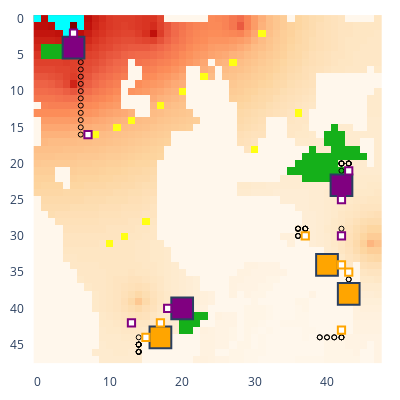

Source (notebook cell):
### Code cell
myenv.run_to_step(132)
myenv.show()

### Figure 1 — Plotly figure (JSON) as saved in the notebook; plotly's stock layout.template omitted (floating-point values rounded to 4 significant figures; data arrays with more than 128 entries replaced by an {"elided": "..."} marker saying what was removed)
{"data": [{"colorscale": [[0, "rgb(255,247,236)"], [0.125, "rgb(254,232,200)"], [0.25, "rgb(253,212,158)"], [0.375, "rgb(253,187,132)"], [0.5, "rgb(252,141,89)"], [0.625, "rgb(239,101,72)"], [0.75, "rgb(215,48,31)"], [0.875, "rgb(179,0,0)"], [1, "rgb(127,0,0)"]], "name": "Rubble", "showscale": false, "type": "heatmap", "uid": "133_Rubble", "z": {"elided": "48x48 int values"}}, {"colorscale": [[0, "#00ffff"], [1, "#00ffff"]], "hoverinfo": "skip", "name": "Ice", "showscale": false, "type": "heatmap", "uid": "133_Ice", "z": {"elided": "48x48 int values"}}, {"colorscale": [[0, "#ffff14"], [1, "#ffff14"]], "hoverinfo": "skip", "name": "Ore", "showscale": false, "type": "heatmap", "uid": "133_Ore", "z": {"elided": "48x48 int values"}}, {"colorscale": [[0, "#15b01a"], [1, "#15b01a"]], "hoverinfo": "skip", "name": "Lichen", "showscale": false, "type": "heatmap", "uid": "133_Lichen", "z": {"elided": "48x48 int values"}}, {"customdata": [["factory_0", "player_0", 1813, 280, 4, 226, 48]], "hovertemplate": "%{customdata[0]} %{customdata[1]}<br>Power: %{customdata[2]}<br>Ice: %{customdata[3]}<br>Ore: %{customdata[4]}<br>Water: %{customdata[5]}<br>Metal: %{customdata[6]}<br><extra></extra>", "name": "factory_0", "showscale": false, "type": "heatmap", "uid": "133_factory_0", "x": [42], "y": [23], "z": [0]}, {"customdata": [["factory_2", "player_0", 1951, 0, 3, 197, 37]], "hovertemplate": "%{customdata[0]} %{customdata[1]}<br>Power: %{customdata[2]}<br>Ice: %{customdata[3]}<br>Ore: %{customdata[4]}<br>Water: %{customdata[5]}<br>Metal: %{customdata[6]}<br><extra></extra>", "name": "factory_2", "showscale": false, "type": "heatmap", "uid": "133_factory_2", "x": [20], "y": [40], "z": [2]}, {"customdata": [["factory_4", "player_0", 504, 0, 2, 371, 40]], "hovertemplate": "%{customdata[0]} %{customdata[1]}<br>Power: %{customdata[2]}<br>Ice: %{customdata[3]}<br>Ore: %{customdata[4]}<br>Water: %{customdata[5]}<br>Metal: %{customdata[6]}<br><extra></extra>", "name": "factory_4", "showscale": false, "type": "heatmap", "uid": "133_factory_4", "x": [5], "y": [4], "z": [4]}, {"customdata": [["factory_1", "player_1", 1500, 0, 0, 447, 30]], "hovertemplate": "%{customdata[0]} %{customdata[1]}<br>Power: %{customdata[2]}<br>Ice: %{customdata[3]}<br>Ore: %{customdata[4]}<br>Water: %{customdata[5]}<br>Metal: %{customdata[6]}<br><extra></extra>", "name": "factory_1", "showscale": false, "type": "heatmap", "uid": "133_factory_1", "x": [40], "y": [34], "z": [1]}, {"customdata": [["factory_3", "player_1", 1523, 0, 0, 447, 40]], "hovertemplate": "%{customdata[0]} %{customdata[1]}<br>Power: %{customdata[2]}<br>Ice: %{customdata[3]}<br>Ore: %{customdata[4]}<br>Water: %{customdata[5]}<br>Metal: %{customdata[6]}<br><extra></extra>", "name": "factory_3", "showscale": false, "type": "heatmap", "uid": "133_factory_3", "x": [17], "y": [44], "z": [3]}, {"customdata": [["factory_5", "player_1", 1746, 0, 0, 392, 20]], "hovertemplate": "%{customdata[0]} %{customdata[1]}<br>Power: %{customdata[2]}<br>Ice: %{customdata[3]}<br>Ore: %{customdata[4]}<br>Water: %{customdata[5]}<br>Metal: %{customdata[6]}<br><extra></extra>", "name": "factory_5", "showscale": false, "type": "heatmap", "uid": "133_factory_5", "x": [43], "y": [38], "z": [5]}, {"customdata": [["unit_6", "player_0", "HEAVY", [42, 25], 1268, 20, 0, 0, 0]], "hovertemplate": "%{customdata[0]} %{customdata[1]}<br>Type: %{customdata[2]}<br>Pos: %{customdata[3]}<br>Power: %{customdata[4]}<br>Ice: %{customdata[5]}<br>Ore: %{customdata[6]}<br>Water: %{customdata[7]}<br>Metal: %{customdata[8]}<br><extra></extra>", "name": "unit_6", "showscale": false, "type": "heatmap", "uid": "133_unit_6", "x": [42], "y": [25], "z": [6]}, {"hoverinfo": "skip", "marker": {"color": "black", "size": 5, "symbol": "circle-open"}, "mode": "markers", "name": "path", "showlegend": false, "type": "scatter", "uid": "133_path", "x": [42, 42, 42, 42, 42, 42, 42, 42, 42, 42, 42, 42, 42, 42, 42, 42, 42, 42, 42], "y": [25, 25, 25, 25, 25, 25, 25, 25, 25, 25, 25, 25, 25, 25, 25, 25, 25, 24, 24]}, {"customdata": [["unit_7", "player_0", "HEAVY", [18, 40], 134, 720, 0, 0, 0]], "hovertemplate": "%{customdata[0]} %{customdata[1]}<br>Type: %{customdata[2]}<br>Pos: %{customdata[3]}<br>Power: %{customdata[4]}<br>Ice: %{customdata[5]}<br>Ore: %{customdata[6]}<br>Water: %{customdata[7]}<br>Metal: %{customdata[8]}<br><extra></extra>", "name": "unit_7", "showscale": false, "type": "heatmap", "uid": "133_unit_7", "x": [18], "y": [40], "z": [7]}, {"hoverinfo": "skip", "marker": {"color": "black", "size": 5, "symbol": "circle-open"}, "mode": "markers", "name": "path", "showlegend": false, "type": "scatter", "uid": "133_path", "x": [18, 19, 19, 19, 18, 18, 18, 18, 18, 18, 18, 18, 18, 18, 18, 18, 18, 18, 18], "y": [40, 40, 40, 40, 40, 40, 40, 40, 40, 40, 40, 40, 40, 40, 40, 40, 40, 40, 40]}, {"customdata": [["unit_8", "player_0", "HEAVY", [5, 2], 1419, 140, 0, 0, 0]], "hovertemplate": "%{customdata[0]} %{customdata[1]}<br>Type: %{customdata[2]}<br>Pos: %{customdata[3]}<br>Power: %{customdata[4]}<br>Ice: %{customdata[5]}<br>Ore: %{customdata[6]}<br>Water: %{customdata[7]}<br>Metal: %{customdata[8]}<br><extra></extra>", "name": "unit_8", "showscale": false, "type": "heatmap", "uid": "133_unit_8", "x": [5], "y": [2], "z": [8]}, {"hoverinfo": "skip", "marker": {"color": "black", "size": 5, "symbol": "circle-open"}, "mode": "markers", "name": "path", "showlegend": false, "type": "scatter", "uid": "133_path", "x": [5, 5, 5, 5, 5, 5, 5, 5, 5, 5, 5, 5, 5, 5, 5, 5, 5, 5, 5], "y": [2, 2, 2, 2, 2, 2, 2, 2, 2, 2, 2, 2, 2, 2, 2, 2, 2, 2, 2]}, {"customdata": [["unit_17", "player_0", "LIGHT", [42, 30], 101, 0, 22, 0, 0]], "hovertemplate": "%{customdata[0]} %{customdata[1]}<br>Type: %{customdata[2]}<br>Pos: %{customdata[3]}<br>Power: %{customdata[4]}<br>Ice: %{customdata[5]}<br>Ore: %{customdata[6]}<br>Water: %{customdata[7]}<br>Metal: %{customdata[8]}<br><extra></extra>", "name": "unit_17", "showscale": false, "type": "heatmap", "uid": "133_unit_17", "x": [42], "y": [30], "z": [17]}, {"hoverinfo": "skip", "marker": {"color": "black", "size": 5, "symbol": "circle-open"}, "mode": "markers", "name": "path", "showlegend": false, "type": "scatter", "uid": "133_path", "x": [42, 42, 42, 42, 42, 42, 42, 42, 42, 42, 42, 42, 42, 42, 42, 42, 42, 42, 42], "y": [30, 30, 30, 30, 30, 30, 30, 30, 30, 30, 30, 30, 30, 30, 30, 30, 30, 30, 29]}, {"customdata": [["unit_19", "player_0", "LIGHT", [7, 16], 91, 0, 14, 0, 0]], "hovertemplate": "%{customdata[0]} %{customdata[1]}<br>Type: %{customdata[2]}<br>Pos: %{customdata[3]}<br>Power: %{customdata[4]}<br>Ice: %{customdata[5]}<br>Ore: %{customdata[6]}<br>Water: %{customdata[7]}<br>Metal: %{customdata[8]}<br><extra></extra>", "name": "unit_19", "showscale": false, "type": "heatmap", "uid": "133_unit_19", "x": [7], "y": [16], "z": [19]}, {"hoverinfo": "skip", "marker": {"color": "black", "size": 5, "symbol": "circle-open"}, "mode": "markers", "name": "path", "showlegend": false, "type": "scatter", "uid": "133_path", "x": [7, 7, 7, 6, 6, 6, 6, 6, 6, 6, 6, 6, 6, 6, 6, 6], "y": [16, 16, 16, 16, 15, 14, 13, 12, 11, 10, 9, 8, 7, 6, 5, 5]}, {"customdata": [["unit_21", "player_0", "LIGHT", [13, 42], 126, 0, 4, 0, 0]], "hovertemplate": "%{customdata[0]} %{customdata[1]}<br>Type: %{customdata[2]}<br>Pos: %{customdata[3]}<br>Power: %{customdata[4]}<br>Ice: %{customdata[5]}<br>Ore: %{customdata[6]}<br>Water: %{customdata[7]}<br>Metal: %{customdata[8]}<br><extra></extra>", "name": "unit_21", "showscale": false, "type": "heatmap", "uid": "133_unit_21", "x": [13], "y": [42], "z": [21]}, {"hoverinfo": "skip", "marker": {"color": "black", "size": 5, "symbol": "circle-open"}, "mode": "markers", "name": "path", "showlegend": false, "type": "scatter", "uid": "133_path", "x": [13, 13, 13, 13, 13, 13, 13, 13, 13, 13, 13, 13, 13, 13, 13, 13, 13, 13, 13], "y": [42, 42, 42, 42, 42, 42, 42, 42, 42, 42, 42, 42, 42, 42, 42, 42, 42, 42, 42]}, {"customdata": [["unit_22", "player_0", "LIGHT", [43, 21], 115, 0, 0, 0, 0]], "hovertemplate": "%{customdata[0]} %{customdata[1]}<br>Type: %{customdata[2]}<br>Pos: %{customdata[3]}<br>Power: %{customdata[4]}<br>Ice: %{customdata[5]}<br>Ore: %{customdata[6]}<br>Water: %{customdata[7]}<br>Metal: %{customdata[8]}<br><extra></extra>", "name": "unit_22", "showscale": false, "type": "heatmap", "uid": "133_unit_22", "x": [43], "y": [21], "z": [22]}, {"hoverinfo": "skip", "marker": {"color": "black", "size": 5, "symbol": "circle-open"}, "mode": "markers", "name": "path", "showlegend": false, "type": "scatter", "uid": "133_path", "x": [43, 43, 43, 43, 43, 43, 43, 43, 42, 42, 42, 42, 42, 42, 42, 42], "y": [21, 21, 20, 20, 20, 20, 20, 20, 20, 20, 20, 20, 20, 20, 21, 22]}, {"customdata": [["unit_9", "player_1", "HEAVY", [42, 34], 451, 120, 0, 0, 0]], "hovertemplate": "%{customdata[0]} %{customdata[1]}<br>Type: %{customdata[2]}<br>Pos: %{customdata[3]}<br>Power: %{customdata[4]}<br>Ice: %{customdata[5]}<br>Ore: %{customdata[6]}<br>Water: %{customdata[7]}<br>Metal: %{customdata[8]}<br><extra></extra>", "name": "unit_9", "showscale": false, "type": "heatmap", "uid": "133_unit_9", "x": [42], "y": [34], "z": [9]}, {"hoverinfo": "skip", "marker": {"color": "black", "size": 5, "symbol": "circle-open"}, "mode": "markers", "name": "path", "showlegend": false, "type": "scatter", "uid": "133_path", "x": [42, 42, 42, 42, 41, 41, 41, 42, 42, 42, 42, 42, 42, 42, 42, 42, 42, 42, 41], "y": [34, 34, 34, 34, 34, 34, 34, 34, 34, 34, 34, 34, 34, 34, 34, 34, 34, 34, 34]}, {"customdata": [["unit_10", "player_1", "HEAVY", [17, 42], 452, 120, 0, 0, 0]], "hovertemplate": "%{customdata[0]} %{customdata[1]}<br>Type: %{customdata[2]}<br>Pos: %{customdata[3]}<br>Power: %{customdata[4]}<br>Ice: %{customdata[5]}<br>Ore: %{customdata[6]}<br>Water: %{customdata[7]}<br>Metal: %{customdata[8]}<br><extra></extra>", "name": "unit_10", "showscale": false, "type": "heatmap", "uid": "133_unit_10", "x": [17], "y": [42], "z": [10]}, {"hoverinfo": "skip", "marker": {"color": "black", "size": 5, "symbol": "circle-open"}, "mode": "markers", "name": "path", "showlegend": false, "type": "scatter", "uid": "133_path", "x": [17, 17, 17, 17, 17, 17, 17, 17, 17, 17, 17, 17, 17, 17, 17, 17, 17, 17, 17], "y": [42, 42, 42, 42, 43, 43, 43, 42, 42, 42, 42, 42, 42, 42, 42, 42, 42, 42, 43]}, {"customdata": [["unit_11", "player_1", "HEAVY", [43, 35], 380, 100, 0, 0, 0]], "hovertemplate": "%{customdata[0]} %{customdata[1]}<br>Type: %{customdata[2]}<br>Pos: %{customdata[3]}<br>Power: %{customdata[4]}<br>Ice: %{customdata[5]}<br>Ore: %{customdata[6]}<br>Water: %{customdata[7]}<br>Metal: %{customdata[8]}<br><extra></extra>", "name": "unit_11", "showscale": false, "type": "heatmap", "uid": "133_unit_11", "x": [43], "y": [35], "z": [11]}, {"hoverinfo": "skip", "marker": {"color": "black", "size": 5, "symbol": "circle-open"}, "mode": "markers", "name": "path", "showlegend": false, "type": "scatter", "uid": "133_path", "x": [43, 43, 43, 43, 43, 43, 43, 43, 43, 43, 43, 43, 43, 43, 43, 43, 43, 43, 43], "y": [35, 35, 35, 35, 35, 36, 37, 37, 37, 36, 35, 35, 35, 35, 35, 35, 35, 35, 35]}, {"customdata": [["unit_13", "player_1", "LIGHT", [15, 44], 147, 0, 0, 0, 0]], "hovertemplate": "%{customdata[0]} %{customdata[1]}<br>Type: %{customdata[2]}<br>Pos: %{customdata[3]}<br>Power: %{customdata[4]}<br>Ice: %{customdata[5]}<br>Ore: %{customdata[6]}<br>Water: %{customdata[7]}<br>Metal: %{customdata[8]}<br><extra></extra>", "name": "unit_13", "showscale": false, "type": "heatmap", "uid": "133_unit_13", "x": [15], "y": [44], "z": [13]}, {"hoverinfo": "skip", "marker": {"color": "black", "size": 5, "symbol": "circle-open"}, "mode": "markers", "name": "path", "showlegend": false, "type": "scatter", "uid": "133_path", "x": [15, 15, 15, 15, 15, 15, 14, 14, 14, 14, 14, 14, 14, 14, 14, 14, 14, 14, 14], "y": [44, 44, 44, 44, 44, 44, 44, 45, 45, 45, 45, 45, 45, 45, 46, 46, 46, 46, 46]}, {"customdata": [["unit_18", "player_1", "LIGHT", [37, 30], 75, 0, 0, 0, 0]], "hovertemplate": "%{customdata[0]} %{customdata[1]}<br>Type: %{customdata[2]}<br>Pos: %{customdata[3]}<br>Power: %{customdata[4]}<br>Ice: %{customdata[5]}<br>Ore: %{customdata[6]}<br>Water: %{customdata[7]}<br>Metal: %{customdata[8]}<br><extra></extra>", "name": "unit_18", "showscale": false, "type": "heatmap", "uid": "133_unit_18", "x": [37], "y": [30], "z": [18]}, {"hoverinfo": "skip", "marker": {"color": "black", "size": 5, "symbol": "circle-open"}, "mode": "markers", "name": "path", "showlegend": false, "type": "scatter", "uid": "133_path", "x": [36, 36, 36, 37, 37, 37, 37, 37, 36, 36, 36, 36, 37], "y": [30, 30, 29, 29, 29, 29, 29, 29, 29, 29, 29, 30, 30]}, {"customdata": [["unit_20", "player_1", "LIGHT", [42, 43], 119, 0, 0, 0, 0]], "hovertemplate": "%{customdata[0]} %{customdata[1]}<br>Type: %{customdata[2]}<br>Pos: %{customdata[3]}<br>Power: %{customdata[4]}<br>Ice: %{customdata[5]}<br>Ore: %{customdata[6]}<br>Water: %{customdata[7]}<br>Metal: %{customdata[8]}<br><extra></extra>", "name": "unit_20", "showscale": false, "type": "heatmap", "uid": "133_unit_20", "x": [42], "y": [43], "z": [20]}, {"hoverinfo": "skip", "marker": {"color": "black", "size": 5, "symbol": "circle-open"}, "mode": "markers", "name": "path", "showlegend": false, "type": "scatter", "uid": "133_path", "x": [42, 42, 42, 42, 42, 41, 41, 40, 40, 39, 39], "y": [43, 43, 44, 44, 44, 44, 44, 44, 44, 44, 44]}], "layout": {"coloraxis": {"showscale": false}, "height": 400, "margin": {"b": 10, "l": 10, "r": 10, "t": 10}, "plot_bgcolor": "rgba(0, 0, 0, 0)", "shapes": [{"fillcolor": "purple", "name": "factory_0", "type": "rect", "x0": 40.5, "x1": 43.5, "y0": 21.5, "y1": 24.5}, {"fillcolor": "purple", "name": "factory_2", "type": "rect", "x0": 18.5, "x1": 21.5, "y0": 38.5, "y1": 41.5}, {"fillcolor": "purple", "name": "factory_4", "type": "rect", "x0": 3.5, "x1": 6.5, "y0": 2.5, "y1": 5.5}, {"fillcolor": "orange", "name": "factory_1", "type": "rect", "x0": 38.5, "x1": 41.5, "y0": 32.5, "y1": 35.5}, {"fillcolor": "orange", "name": "factory_3", "type": "rect", "x0": 15.5, "x1": 18.5, "y0": 42.5, "y1": 45.5}, {"fillcolor": "orange", "name": "factory_5", "type": "rect", "x0": 41.5, "x1": 44.5, "y0": 36.5, "y1": 39.5}, {"fillcolor": "white", "line": {"color": "purple"}, "name": "unit_6", "type": "rect", "x0": 41.5, "x1": 42.5, "y0": 24.5, "y1": 25.5}, {"fillcolor": "white", "line": {"color": "purple"}, "name": "unit_7", "type": "rect", "x0": 17.5, "x1": 18.5, "y0": 39.5, "y1": 40.5}, {"fillcolor": "white", "line": {"color": "purple"}, "name": "unit_8", "type": "rect", "x0": 4.5, "x1": 5.5, "y0": 1.5, "y1": 2.5}, {"fillcolor": "white", "line": {"color": "purple"}, "name": "unit_17", "type": "rect", "x0": 41.5, "x1": 42.5, "y0": 29.5, "y1": 30.5}, {"fillcolor": "white", "line": {"color": "purple"}, "name": "unit_19", "type": "rect", "x0": 6.5, "x1": 7.5, "y0": 15.5, "y1": 16.5}, {"fillcolor": "white", "line": {"color": "purple"}, "name": "unit_21", "type": "rect", "x0": 12.5, "x1": 13.5, "y0": 41.5, "y1": 42.5}, {"fillcolor": "white", "line": {"color": "purple"}, "name": "unit_22", "type": "rect", "x0": 42.5, "x1": 43.5, "y0": 20.5, "y1": 21.5}, {"fillcolor": "white", "line": {"color": "orange"}, "name": "unit_9", "type": "rect", "x0": 41.5, "x1": 42.5, "y0": 33.5, "y1": 34.5}, {"fillcolor": "white", "line": {"color": "orange"}, "name": "unit_10", "type": "rect", "x0": 16.5, "x1": 17.5, "y0": 41.5, "y1": 42.5}, {"fillcolor": "white", "line": {"color": "orange"}, "name": "unit_11", "type": "rect", "x0": 42.5, "x1": 43.5, "y0": 34.5, "y1": 35.5}, {"fillcolor": "white", "line": {"color": "orange"}, "name": "unit_13", "type": "rect", "x0": 14.5, "x1": 15.5, "y0": 43.5, "y1": 44.5}, {"fillcolor": "white", "line": {"color": "orange"}, "name": "unit_18", "type": "rect", "x0": 36.5, "x1": 37.5, "y0": 29.5, "y1": 30.5}, {"fillcolor": "white", "line": {"color": "orange"}, "name": "unit_20", "type": "rect", "x0": 41.5, "x1": 42.5, "y0": 42.5, "y1": 43.5}], "width": 400, "xaxis": {"autorange": true, "domain": [0, 1], "range": [-1.49, 48.49], "type": "linear"}, "yaxis": {"autorange": true, "domain": [0, 1], "range": [48.92, -0.9212], "scaleanchor": "x", "type": "linear"}}}
